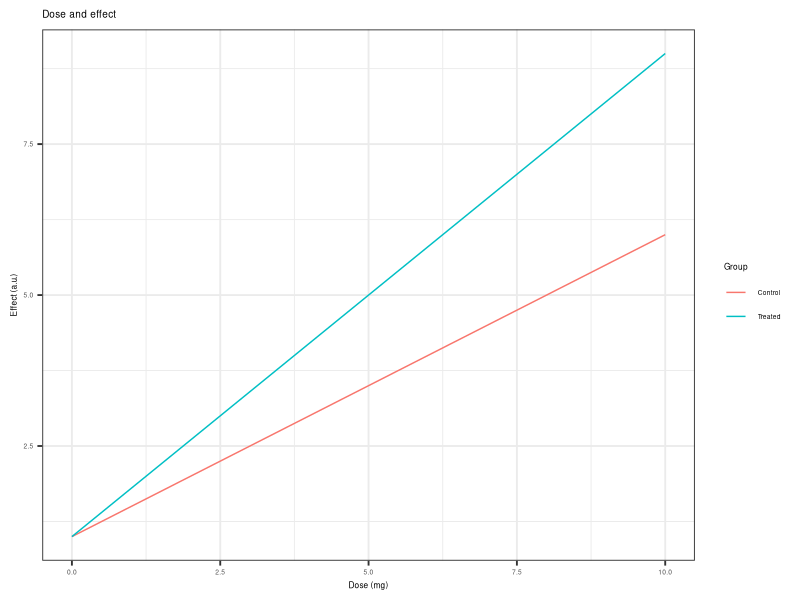

Write R code to recreate this figure.
library(ggplot2)

df <- data.frame(
  dose = rep(seq(0, 10, length.out = 12), 2),
  effect = c(seq(1, 6, length.out = 12), seq(1, 9, length.out = 12)),
  group = rep(c("Control", "Treated"), each = 12)
)
p <- ggplot(df, aes(dose, effect, colour = group)) +
  geom_line() +
  labs(title = "Dose and effect", x = "Dose (mg)", y = "Effect (a.u.)", colour = "Group") +
  theme_bw(base_size = 14) +
  theme(text = element_text(size = 6))

ggsave("text.png", p, width = 8, height = 6, dpi = 300)
